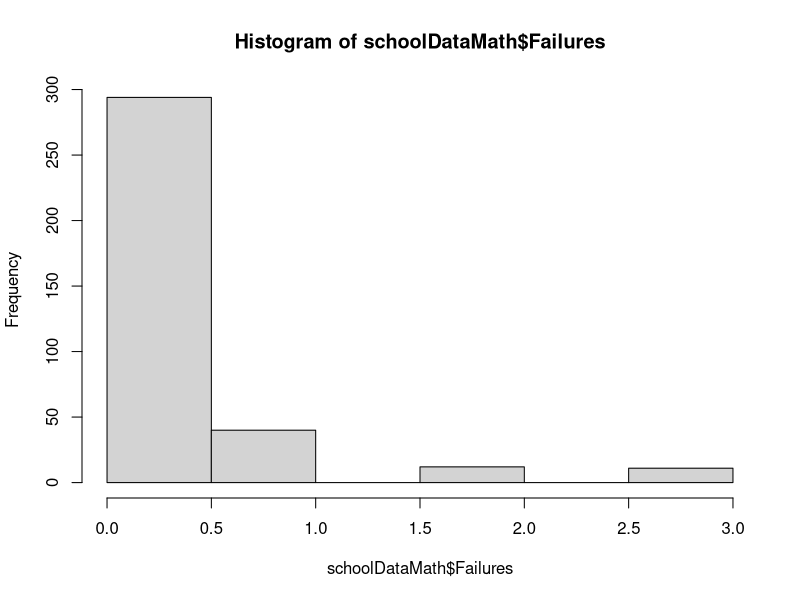
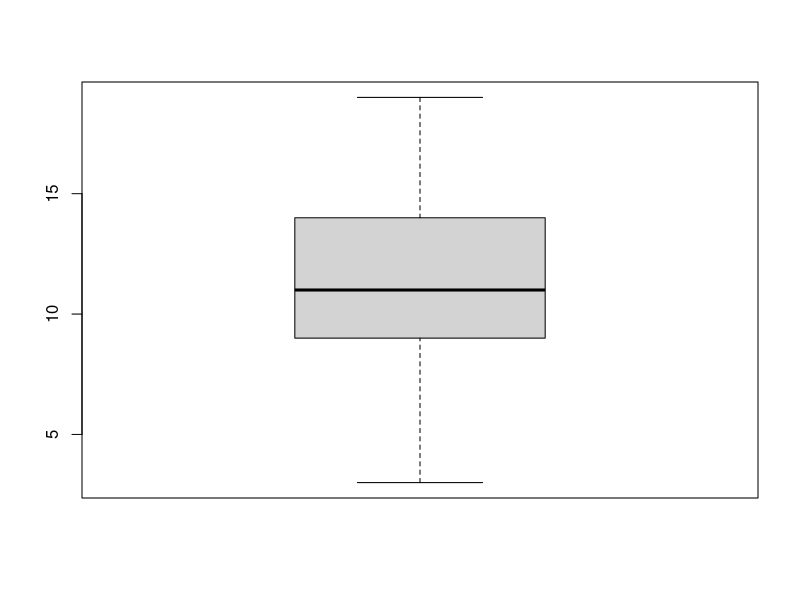
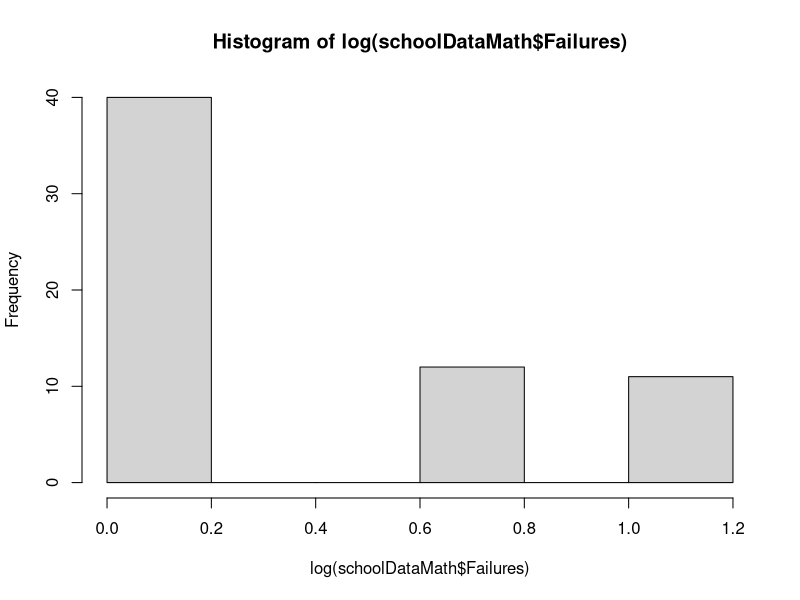

The R source for these figures, in order: (Note: this script raises an error after producing the figures.)
##Reading .csv file into a variable
setwd("E:/USF/ISM6137-SDM/Project/student/Final/Final1");
schoolData=read.csv("SchoolDataFinal.csv")

schoolDataMath=schoolData[schoolData$Language == 'Math',]
nrow(schoolDataMath)
hist(schoolDataMath$Failures)
boxplot(schoolDataMath$first.period.grade)
hist(log(schoolDataMath$Failures))
influencePlot(schoolFirstPeriodModel_Math,id.method=identify)

#Maths Model
schoolFirstPeriodModel_Math=lm(first.period.grade ~ Studytime
                               + as.factor(extra.curricular.activities)
                               + as.factor(Internet.access.at.home)
                               + log(number.of.school.absences+1)
                               + as.factor(School.educational.support_Lag1)
                               + as.factor(School.educational.support_Lag2)
                               + as.factor(Family.educational.support_Lag1)
                               + as.factor(Family.educational.support_Lag2)
                               + as.factor(extra.paid.classes_Lag1)
                               + as.factor(extra.paid.classes_Lag2)
                               + workday.alcohol.consumption
                               + weekend.alcohol.consumption
                               + current.health.status
                               + quality.of.family.relationships
                               + as.factor(wants.to.take.higher.education)
                               + as.factor(School)
                               + as.factor(School.educational.support)*as.factor(Family.educational.support)+as.factor(extra.paid.classes)
                               + Failures,data = schoolDataMath)
summary(schoolFirstPeriodModel_Math)
AIC(schoolFirstPeriodModel_Math)
BIC(schoolFirstPeriodModel_Math)
library("car")
vif(schoolFirstPeriodModel_Math)

shapiro.test(schoolFirstPeriodModel_Math$res)
#Normally Distributed
#Homoskedasticity
plot(schoolFirstPeriodModel_Math)

bartlett.test(list(schoolFirstPeriodModel_Math$res, schoolFirstPeriodModel_Math$fit))

#Second Period Model
schoolSecondPeriodModel_Math=lm(second.period.grade ~ Studytime
                                + as.factor(extra.curricular.activities)
                                + as.factor(Internet.access.at.home)
                                + log(number.of.school.absences+1)
                                + first.period.grade
                                + as.factor(School.educational.support_Lag1)
                                + as.factor(School.educational.support_Lag2)
                                + as.factor(Family.educational.support_Lag1)
                                + as.factor(Family.educational.support_Lag2)
                                + as.factor(extra.paid.classes_Lag1)
                                + as.factor(extra.paid.classes_Lag2)
                                + workday.alcohol.consumption
                                + weekend.alcohol.consumption
                                + current.health.status
                                + quality.of.family.relationships
                                + as.factor(wants.to.take.higher.education)
                                + as.factor(Family.educational.support_Lag1):as.factor(extra.paid.classes_Lag1) 
                                + as.factor(School)
                                + Failures,data = schoolDataMath)
summary(schoolSecondPeriodModel_Math)
summary(schoolSecondPeriodModel_Math)
AIC(schoolSecondPeriodModel_Math)
BIC(schoolSecondPeriodModel_Math)

shapiro.test(schoolSecondPeriodModel_Math$res)
#Normally Distributed
#Homoskedasticity
plot(schoolSecondPeriodModel_Math)

bartlett.test(list(schoolSecondPeriodModel_Math$res, schoolSecondPeriodModel_Math$fit))


#Second Grade
schoolThirdPeriodModel_Math=lm(final.grade ~ Studytime
                               + as.factor(extra.curricular.activities)
                               + as.factor(Internet.access.at.home)
                               + log(number.of.school.absences+1)
                               + first.period.grade
                               + second.period.grade
                               + as.factor(School.educational.support_Lag1)
                               + as.factor(School.educational.support_Lag2)
                               + as.factor(Family.educational.support_Lag1)
                               + as.factor(Family.educational.support_Lag2)
                               + as.factor(extra.paid.classes_Lag1)
                               + as.factor(extra.paid.classes_Lag2)
                               + workday.alcohol.consumption
                               + weekend.alcohol.consumption
                               + current.health.status
                               + quality.of.family.relationships
                               + as.factor(wants.to.take.higher.education)
                               + as.factor(School.educational.support)*as.factor(Family.educational.support)*as.factor(extra.paid.classes)
                               + as.factor(School)
                               + Failures,data = schoolDataMath)
summary(schoolThirdPeriodModel_Math)
AIC(schoolThirdPeriodModel_Math)
BIC(schoolThirdPeriodModel_Math)


#Multi variate normality Assumptions
hist(schoolThirdPeriodModel_Math$residuals)
qqnorm(schoolThirdPeriodModel_Math$residuals)
qqline(schoolThirdPeriodModel_Math$residuals,col="red")
shapiro.test(schoolThirdPeriodModel_Math$res)
#Normally Distributed
#Homoskedasticity
plot(schoolThirdPeriodModel_Math)

bartlett.test(list(schoolThirdPeriodModel_Math$res, schoolThirdPeriodModel_Math$fit))
#heteroskedastic


#GLS
schoolFirstPeriodModel_Math_GLS=gls(first.period.grade ~ Studytime
                                    + as.factor(extra.curricular.activities)
                                    + as.factor(Internet.access.at.home)
                                    + log(number.of.school.absences+1)
                                    + as.factor(School.educational.support_Lag1)
                                    + as.factor(School.educational.support_Lag2)
                                    + as.factor(Family.educational.support_Lag1)
                                    + as.factor(Family.educational.support_Lag2)
                                    + as.factor(extra.paid.classes_Lag1)
                                    + as.factor(extra.paid.classes_Lag2)
                                    + workday.alcohol.consumption
                                    + weekend.alcohol.consumption
                                    + current.health.status
                                    #+ first.period.grade
                                    #+ second.period.grade
                                    + quality.of.family.relationships
                                    + as.factor(wants.to.take.higher.education)
                                    + as.factor(School.educational.support)*as.factor(Family.educational.support)*as.factor(extra.paid.classes)
                                    + as.factor(School)
                                    + Failures,data = schoolDataMath,na.action=na.exclude)
summary(schoolFirstPeriodModel_Math_GLS)
AIC(schoolFirstPeriodModel_Math_GLS)
BIC(schoolFirstPeriodModel_Math_GLS)

schoolSecondPeriodModel_Math_GLS=gls(second.period.grade ~ Studytime
                                     + as.factor(extra.curricular.activities)
                                     + as.factor(Internet.access.at.home)
                                     + log(number.of.school.absences+1)
                                     + as.factor(School.educational.support_Lag1)
                                     + as.factor(School.educational.support_Lag2)
                                     + as.factor(Family.educational.support_Lag1)
                                     + as.factor(Family.educational.support_Lag2)
                                     + as.factor(extra.paid.classes_Lag1)
                                     + as.factor(extra.paid.classes_Lag2)
                                     + workday.alcohol.consumption
                                     + weekend.alcohol.consumption
                                     + current.health.status
                                     + first.period.grade
                                     #+ second.period.grade
                                     + quality.of.family.relationships
                                     + as.factor(wants.to.take.higher.education)
                                     + as.factor(School.educational.support)*as.factor(Family.educational.support)*as.factor(extra.paid.classes)
                                     + as.factor(School)
                                     + Failures,data = schoolDataMath,na.action=na.exclude)
summary(schoolSecondPeriodModel_Math_GLS)
AIC(schoolSecondPeriodModel_Math_GLS)
BIC(schoolSecondPeriodModel_Math_GLS)

schoolThirdPeriodModel_Math_GLS=gls(final.grade ~ Studytime
                                    + as.factor(extra.curricular.activities)
                                    + as.factor(Internet.access.at.home)
                                    + log(number.of.school.absences+1)
                                    + as.factor(School.educational.support_Lag1)
                                    + as.factor(School.educational.support_Lag2)
                                    + as.factor(Family.educational.support_Lag1)
                                    + as.factor(Family.educational.support_Lag2)
                                    + as.factor(extra.paid.classes_Lag1)
                                    + as.factor(extra.paid.classes_Lag2)
                                    + workday.alcohol.consumption
                                    + weekend.alcohol.consumption
                                    + current.health.status
                                    + first.period.grade
                                    + second.period.grade
                                    + quality.of.family.relationships
                                    + as.factor(wants.to.take.higher.education)
                                    + as.factor(School.educational.support)*as.factor(Family.educational.support)*as.factor(extra.paid.classes)
                                    + as.factor(School)
                                    + Failures,data = schoolDataMath,na.action=na.exclude)
summary(schoolThirdPeriodModel_Math_GLS)
AIC(schoolThirdPeriodModel_Math_GLS)
BIC(schoolThirdPeriodModel_Math_GLS)

First_gradeModel_Math = lmer(first.period.grade ~ Studytime
                             + as.factor(extra.curricular.activities)
                             + as.factor(Internet.access.at.home)
                             + log(number.of.school.absences+1)
                             + as.factor(School.educational.support_Lag1)
                             + as.factor(School.educational.support_Lag2)
                             + as.factor(Family.educational.support_Lag1)
                             + as.factor(Family.educational.support_Lag2)
                             + as.factor(extra.paid.classes_Lag1)
                             + as.factor(extra.paid.classes_Lag2)
                             + workday.alcohol.consumption
                             + weekend.alcohol.consumption
                             + current.health.status
                             # + first.period.grade
                             # + second.period.grade
                             + quality.of.family.relationships
                             + as.factor(wants.to.take.higher.education)
                             + as.factor(School.educational.support)*as.factor(Family.educational.support)*as.factor(extra.paid.classes)
                             + as.factor(School)
                             + Failures
                             + (1|School), data=schoolDataMath )
summary(First_gradeModel_Math)
AIC(First_gradeModel_Math)
BIC(First_gradeModel_Math)
ranef(Thirdmodel_grade)

Second_gradeModel_Math = lmer(second.period.grade ~ Studytime
                              + as.factor(extra.curricular.activities)
                              + as.factor(Internet.access.at.home)
                              + log(number.of.school.absences+1)
                              + as.factor(School.educational.support_Lag1)
                              + as.factor(School.educational.support_Lag2)
                              + as.factor(Family.educational.support_Lag1)
                              + as.factor(Family.educational.support_Lag2)
                              + as.factor(extra.paid.classes_Lag1)
                              + as.factor(extra.paid.classes_Lag2)
                              + workday.alcohol.consumption
                              + weekend.alcohol.consumption
                              + current.health.status
                              + first.period.grade
                              # + second.period.grade
                              + quality.of.family.relationships
                              + as.factor(wants.to.take.higher.education)
                              + as.factor(School.educational.support)*as.factor(Family.educational.support)*as.factor(extra.paid.classes)
                              + as.factor(School)
                              + Failures
                              + (1|School), data=schoolDataMath )
summary(Second_gradeModel_Math)
AIC(Second_gradeModel_Math)
BIC(Second_gradeModel_Math)
ranef(Second_gradeModel_Math)


Final_gradeModel_Math = lmer(final.grade ~ Studytime
                             + as.factor(extra.curricular.activities)
                             + as.factor(Internet.access.at.home)
                             + log(number.of.school.absences+1)
                             + as.factor(School.educational.support_Lag1)
                             + as.factor(School.educational.support_Lag2)
                             + as.factor(Family.educational.support_Lag1)
                             + as.factor(Family.educational.support_Lag2)
                             + as.factor(extra.paid.classes_Lag1)
                             + as.factor(extra.paid.classes_Lag2)
                             + workday.alcohol.consumption
                             + weekend.alcohol.consumption
                             + current.health.status
                             + first.period.grade
                             + second.period.grade
                             + quality.of.family.relationships
                             + as.factor(wants.to.take.higher.education)
                             + as.factor(School.educational.support)*as.factor(Family.educational.support)*as.factor(extra.paid.classes)
                             + as.factor(School)
                             + Failures
                             + (1|School), data=schoolDataMath )
summary(Final_gradeModel_Math)
AIC(Final_gradeModel_Math)
BIC(Final_gradeModel_Math)
ranef(Final_gradeModel_Math)

